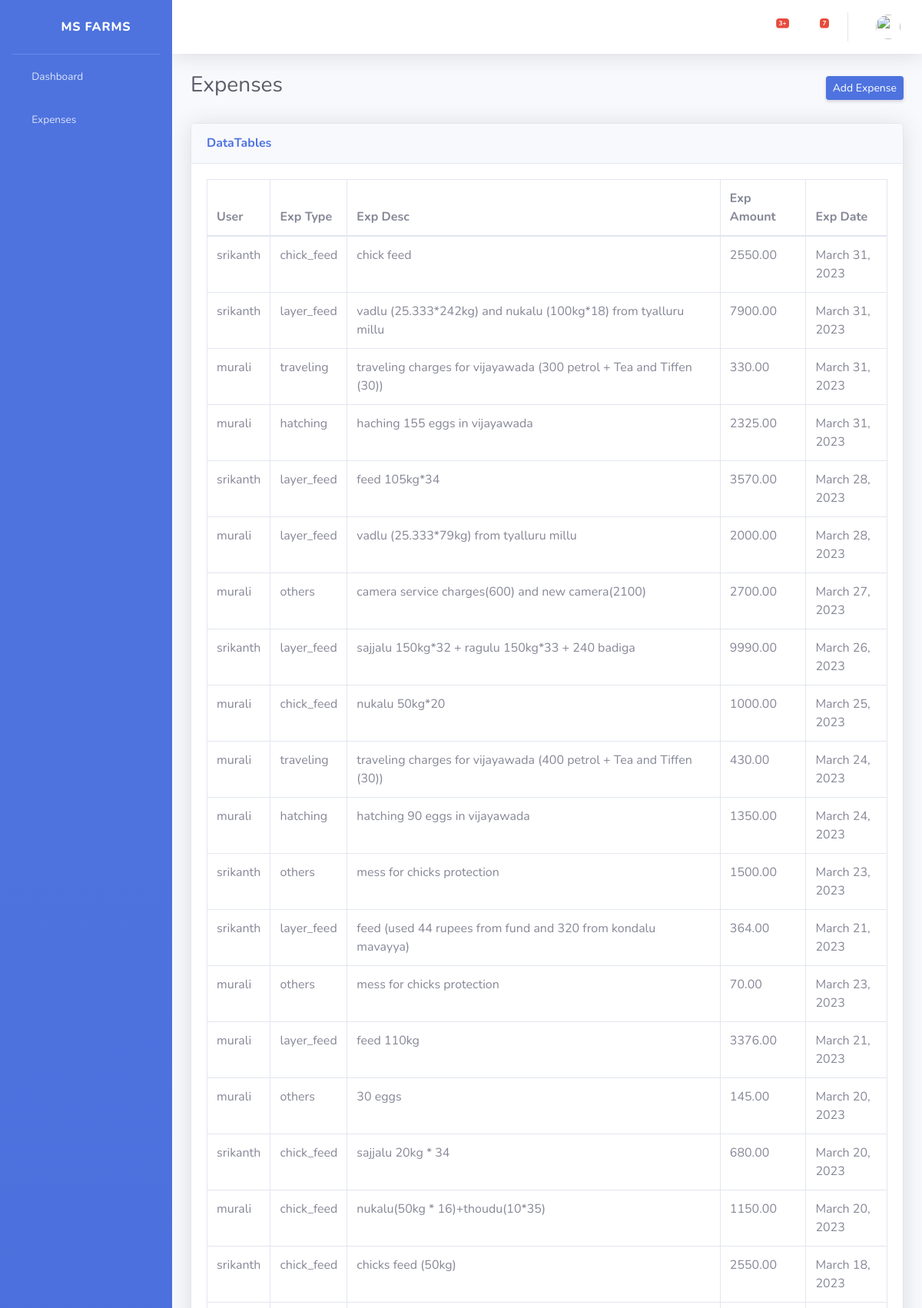
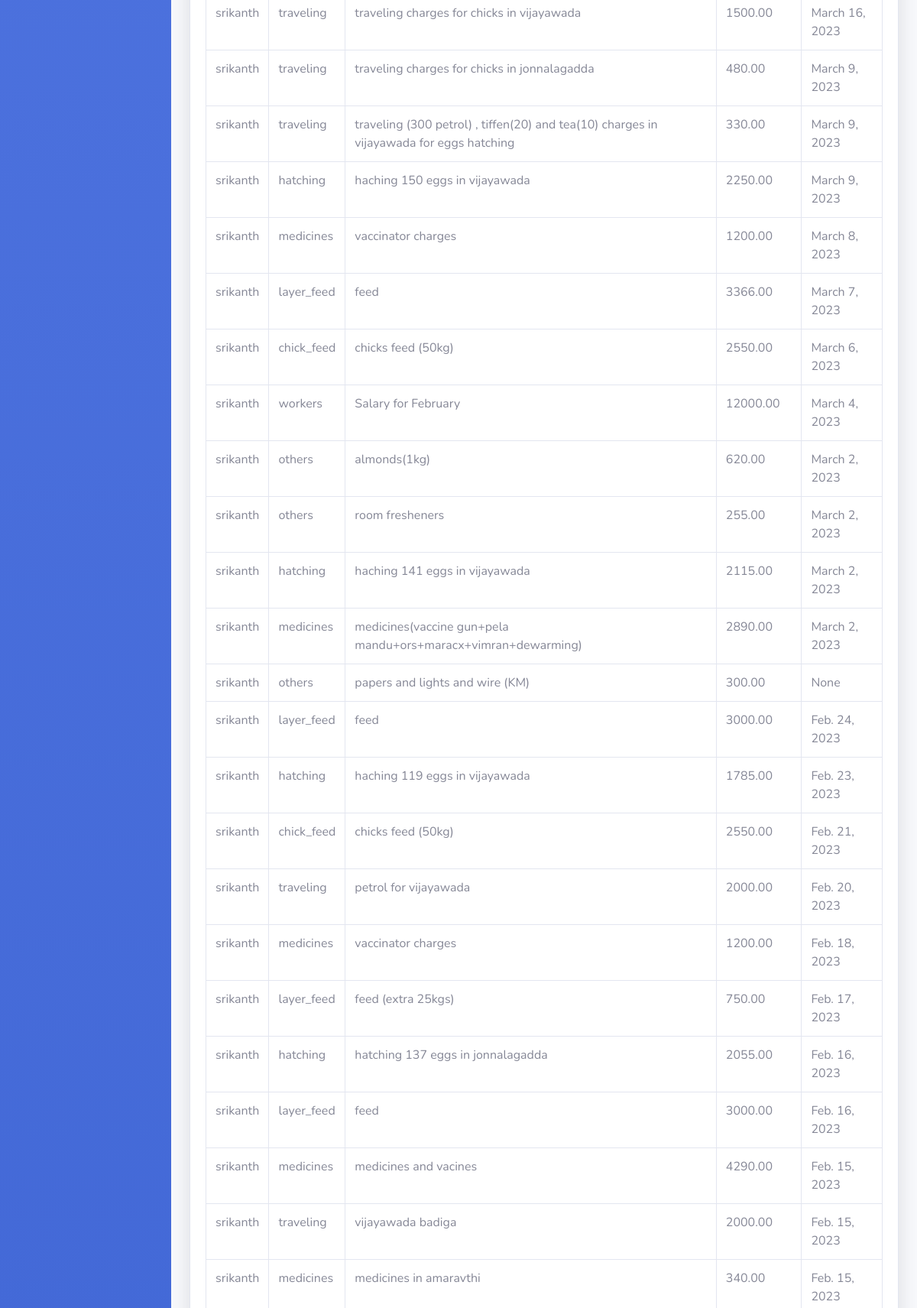
/expense (signed in, upper part), run on the app's committed database (2 pictures, top to bottom).
### app/models.py (models this page shows)
class Expenses(models.Model):
    EXPENSES_TYPE_CHOICES = (('products','Products'),('hatching','Hatching'),('traveling','Traveling'),('chick_feed','Chick Feed'),('grower_feed','Grower Feed'),('layer_feed','Layer Feed'),('medicines','Medicines'),('workers','Workers'),('rent','Rent'),('others','Others'))
    exp_date = models.DateField(blank=True, null=True)
    exp_type = models.CharField(max_length=15,choices=EXPENSES_TYPE_CHOICES,default='others')
    exp_description = models.TextField(null=True,blank=True)
    exp_amount = models.DecimalField(default=0.00, max_digits=10, decimal_places=2)
    exp_created = models.DateTimeField(auto_now_add=True)
    author = models.ForeignKey(User,on_delete=models.CASCADE, related_name='relatedUser',default="")
    class Meta:
        ordering=('-exp_created',)

### app/views.py (the view, shortened to what this page needs)
# urls.py: path('expense', views.expense),
def expense(request):
    listofExpenses = Expenses.objects.all()
    if request.user.is_anonymous:
        return redirect("/login.html")
    return render(request,'expense.html',{'listofexp':listofExpenses})

### app/templates/expense.html (shortened to what this page needs)
<!DOCTYPE html>
<html lang="en">
<head>
  {% include "head_part.html" %}
    <link href="/static/vendor/datatables/dataTables.bootstrap4.min.css" rel="stylesheet">
</head>
<body id="page-top">
    <div id="wrapper">
        {% include "sidebar_part.html" %}
        <div id="content-wrapper" class="d-flex flex-column">
            <div id="content">
            {% include "topbar_part.html" %}
                <div class="container-fluid">
                    <div class="d-sm-flex align-items-center justify-content-between mb-4">
                    <h1 class="h3 mb-2 text-gray-800">Expenses</h1>
                    <a href="#" class="d-none d-sm-inline-block btn btn-sm btn-primary shadow-sm" data-toggle="modal" data-target="#expenseModal"> Add Expense</a></div>
                    <div class="card shadow mb-4">
                        <div class="card-header py-3">
                            <h6 class="m-0 font-weight-bold text-primary">DataTables</h6>
                        </div>
                        <div class="card-body">
                            <div class="table-responsive">
                                <table class="table table-bordered" id="dataTable" width="100%" cellspacing="0">
                                    <thead>
                                        <tr>
                                            <th>User</th>
                                            <th>Exp Type</th>
                                            <th>Exp Desc</th>
                                            <th>Exp Amount</th>
                                            <th>Exp Date</th>
                                        </tr>
                                    </thead>
                                    <tbody>
                                        {% for x in listofexp %}
                                        <tr>
                                            <td>{{ x.author }}</td>
                                            <td>{{ x.exp_type }}</td>
                                            <td>{{ x.exp_description }}</td>
                                            <td>{{ x.exp_amount }}</td>
                                            <td>{{ x.exp_date }}</td>
                                        </tr>
                                        {% endfor %}
                                    </tbody>
                                </table>
                            </div>
                        </div>
                    </div>
                </div>
            </div>
        </div>
    </div>
</body>
</html>

### app/templates/head_part.html (shortened to what this page needs)
    <link href="/static/vendor/fontawesome-free/css/all.min.css" rel="stylesheet" type="text/css">
    <link href="/static/css/sb-admin-2.min.css" rel="stylesheet">

### app/templates/sidebar_part.html (shortened to what this page needs)
        <ul class="navbar-nav bg-gradient-primary sidebar sidebar-dark accordion" id="accordionSidebar">
            <a class="sidebar-brand d-flex align-items-center justify-content-center" href="/index.html">
                <div class="sidebar-brand-icon rotate-n-15">
                    <i class="fas fa-laugh-wink"></i>
                </div>
                <div class="sidebar-brand-text mx-3">MS Farms</div>
            </a>
            <hr class="sidebar-divider my-0">
            <li class="nav-item {% if filename == "index" %}active{% endif %}">
                <a class="nav-link" href="/">
                    <i class="fas fa-fw fa-tachometer-alt"></i>
                    <span>Dashboard</span></a>
            </li>
            <li class="nav-item {% if filename == "expense" %}active{% endif %}">
                <a class="nav-link" href="/expense" >
                    <i class="fas fa-fw  fa-rupee-sign"></i>
                    <span>Expenses</span>
                </a>
            </li>
        </ul>

### app/templates/topbar_part.html (shortened to what this page needs)
                <nav class="navbar navbar-expand navbar-light bg-white topbar mb-4 static-top shadow">
                    <ul class="navbar-nav ml-auto">
                        <li class="nav-item dropdown no-arrow mx-1">
                            <a class="nav-link dropdown-toggle" href="#" id="alertsDropdown" role="button"
                                data-toggle="dropdown" aria-haspopup="true" aria-expanded="false">
                                <i class="fas fa-bell fa-fw"></i>
                                <span class="badge badge-danger badge-counter">3+</span>
                            </a>
                        </li>
                        <li class="nav-item dropdown no-arrow mx-1">
                            <a class="nav-link dropdown-toggle" href="#" id="messagesDropdown" role="button"
                                data-toggle="dropdown" aria-haspopup="true" aria-expanded="false">
                                <i class="fas fa-envelope fa-fw"></i>
                                <span class="badge badge-danger badge-counter">7</span>
                            </a>
                        </li>
                        <li class="nav-item dropdown no-arrow">
                            <a class="nav-link dropdown-toggle" href="#" id="userDropdown" role="button"
                                data-toggle="dropdown" aria-haspopup="true" aria-expanded="false">
                                <img class="img-profile rounded-circle"
                                    src="/static/img/undraw_profile.svg">
                            </a>
                        </li>
                    </ul>
                </nav>

### data on the page
Expenses: author "srikanth", exp_type "chick_feed", exp_description "chick feed", exp_amount "2550.00", exp_date "March 31, 2023"
Expenses: author "srikanth", exp_type "layer_feed", exp_description "vadlu (25.333*242kg) and nukalu (100kg*18) from tyalluru millu", exp_amount "7900.00", exp_date "March 31, 2023"
Expenses: author "murali", exp_type "traveling", exp_description "traveling charges for vijayawada (300 petrol + Tea and Tiffen (30))", exp_amount "330.00", exp_date "March 31, 2023"
Expenses: author "murali", exp_type "hatching", exp_description "haching 155 eggs in vijayawada", exp_amount "2325.00", exp_date "March 31, 2023"
Expenses: author "srikanth", exp_type "layer_feed", exp_description "feed 105kg*34", exp_amount "3570.00", exp_date "March 28, 2023"
Expenses: author "murali", exp_type "layer_feed", exp_description "vadlu (25.333*79kg) from tyalluru millu", exp_amount "2000.00", exp_date "March 28, 2023"
Expenses: author "murali", exp_type "others", exp_description "camera service charges(600) and new camera(2100)", exp_amount "2700.00", exp_date "March 27, 2023"
Expenses: author "srikanth", exp_type "layer_feed", exp_description "sajjalu 150kg*32 + ragulu 150kg*33 + 240 badiga", exp_amount "9990.00", exp_date "March 26, 2023"
Expenses: author "murali", exp_type "chick_feed", exp_description "nukalu 50kg*20", exp_amount "1000.00", exp_date "March 25, 2023"
Expenses: author "murali", exp_type "traveling", exp_description "traveling charges for vijayawada (400 petrol + Tea and Tiffen (30))", exp_amount "430.00", exp_date "March 24, 2023"
Expenses: author "murali", exp_type "hatching", exp_description "hatching 90 eggs in vijayawada", exp_amount "1350.00", exp_date "March 24, 2023"
Expenses: author "srikanth", exp_type "others", exp_description "mess for chicks protection", exp_amount "1500.00", exp_date "March 23, 2023"
Expenses: author "srikanth", exp_type "layer_feed", exp_description "feed (used 44 rupees from fund and 320 from kondalu mavayya)", exp_amount "364.00", exp_date "March 21, 2023"
Expenses: author "murali", exp_type "others", exp_description "mess for chicks protection", exp_amount "70.00", exp_date "March 23, 2023"
Expenses: author "murali", exp_type "layer_feed", exp_description "feed 110kg", exp_amount "3376.00", exp_date "March 21, 2023"
Expenses: author "murali", exp_type "others", exp_description "30 eggs", exp_amount "145.00", exp_date "March 20, 2023"
Expenses: author "srikanth", exp_type "chick_feed", exp_description "sajjalu 20kg * 34", exp_amount "680.00", exp_date "March 20, 2023"
Expenses: author "murali", exp_type "chick_feed", exp_description "nukalu(50kg * 16)+thoudu(10*35)", exp_amount "1150.00", exp_date "March 20, 2023"
Expenses: author "srikanth", exp_type "chick_feed", exp_description "chicks feed (50kg)", exp_amount "2550.00", exp_date "March 18, 2023"
Expenses: author "srikanth", exp_type "traveling", exp_description "traveling charges for chicks in vijayawada", exp_amount "1500.00", exp_date "March 16, 2023"
Expenses: author "srikanth", exp_type "traveling", exp_description "traveling charges for chicks in jonnalagadda", exp_amount "480.00", exp_date "March 9, 2023"
Expenses: author "srikanth", exp_type "traveling", exp_description "traveling (300 petrol) , tiffen(20) and tea(10) charges in vijayawada for eggs hatching", exp_amount "330.00", exp_date "March 9, 2023"
Expenses: author "srikanth", exp_type "hatching", exp_description "haching 150 eggs in vijayawada", exp_amount "2250.00", exp_date "March 9, 2023"
Expenses: author "srikanth", exp_type "medicines", exp_description "vaccinator charges", exp_amount "1200.00", exp_date "March 8, 2023"
Expenses: author "srikanth", exp_type "layer_feed", exp_description "feed", exp_amount "3366.00", exp_date "March 7, 2023"
Expenses: author "srikanth", exp_type "chick_feed", exp_description "chicks feed (50kg)", exp_amount "2550.00", exp_date "March 6, 2023"
Expenses: author "srikanth", exp_type "workers", exp_description "Salary for February", exp_amount "12000.00", exp_date "March 4, 2023"
Expenses: author "srikanth", exp_type "others", exp_description "almonds(1kg)", exp_amount "620.00", exp_date "March 2, 2023"
Expenses: author "srikanth", exp_type "others", exp_description "room fresheners", exp_amount "255.00", exp_date "March 2, 2023"
Expenses: author "srikanth", exp_type "hatching", exp_description "haching 141 eggs in vijayawada", exp_amount "2115.00", exp_date "March 2, 2023"
Expenses: author "srikanth", exp_type "medicines", exp_description "medicines(vaccine gun+pela mandu+ors+maracx+vimran+dewarming)", exp_amount "2890.00", exp_date "March 2, 2023"
Expenses: author "srikanth", exp_type "others", exp_description "papers and lights and wire (KM)", exp_amount "300.00", exp_date "None"
Expenses: author "srikanth", exp_type "layer_feed", exp_description "feed", exp_amount "3000.00", exp_date "Feb. 24, 2023"
Expenses: author "srikanth", exp_type "hatching", exp_description "haching 119 eggs in vijayawada", exp_amount "1785.00", exp_date "Feb. 23, 2023"
Expenses: author "srikanth", exp_type "chick_feed", exp_description "chicks feed (50kg)", exp_amount "2550.00", exp_date "Feb. 21, 2023"
Expenses: author "srikanth", exp_type "traveling", exp_description "petrol for vijayawada", exp_amount "2000.00", exp_date "Feb. 20, 2023"
Expenses: author "srikanth", exp_type "medicines", exp_description "vaccinator charges", exp_amount "1200.00", exp_date "Feb. 18, 2023"
Expenses: author "srikanth", exp_type "layer_feed", exp_description "feed (extra 25kgs)", exp_amount "750.00", exp_date "Feb. 17, 2023"
Expenses: author "srikanth", exp_type "hatching", exp_description "hatching 137 eggs in jonnalagadda", exp_amount "2055.00", exp_date "Feb. 16, 2023"
Expenses: author "srikanth", exp_type "layer_feed", exp_description "feed", exp_amount "3000.00", exp_date "Feb. 16, 2023"
Expenses: author "srikanth", exp_type "medicines", exp_description "medicines and vacines", exp_amount "4290.00", exp_date "Feb. 15, 2023"
Expenses: author "srikanth", exp_type "traveling", exp_description "vijayawada badiga", exp_amount "2000.00", exp_date "Feb. 15, 2023"
Expenses: author "srikanth", exp_type "medicines", exp_description "medicines in amaravthi", exp_amount "340.00", exp_date "Feb. 15, 2023"
